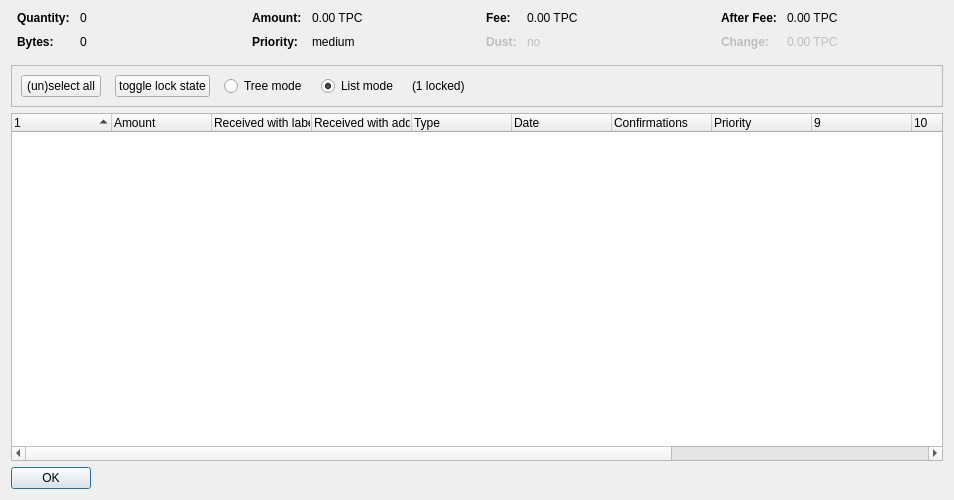
<?xml version="1.0" encoding="UTF-8"?>
<ui version="4.0">
 <class>CoinControlDialog</class>
 <widget class="QDialog" name="CoinControlDialog">
  <property name="geometry">
   <rect>
    <x>0</x>
    <y>0</y>
    <width>954</width>
    <height>500</height>
   </rect>
  </property>
  <property name="windowTitle">
   <string>Coin Selection</string>
  </property>
  <layout class="QVBoxLayout" name="verticalLayout">
   <item>
    <layout class="QHBoxLayout" name="horizontalLayoutTop" stretch="0,0,0,0">
     <property name="topMargin">
      <number>0</number>
     </property>
     <property name="bottomMargin">
      <number>10</number>
     </property>
     <item>
      <layout class="QFormLayout" name="formLayoutCoinControl1">
       <property name="horizontalSpacing">
        <number>10</number>
       </property>
       <property name="verticalSpacing">
        <number>10</number>
       </property>
       <property name="leftMargin">
        <number>6</number>
       </property>
       <property name="rightMargin">
        <number>6</number>
       </property>
       <item row="0" column="0">
        <widget class="QLabel" name="labelCoinControlQuantityText">
         <property name="font">
          <font>
           <weight>75</weight>
           <bold>true</bold>
          </font>
         </property>
         <property name="text">
          <string>Quantity:</string>
         </property>
        </widget>
       </item>
       <item row="0" column="1">
        <widget class="QLabel" name="labelCoinControlQuantity">
         <property name="cursor">
          <cursorShape>IBeamCursor</cursorShape>
         </property>
         <property name="contextMenuPolicy">
          <enum>Qt::ActionsContextMenu</enum>
         </property>
         <property name="text">
          <string notr="true">0</string>
         </property>
         <property name="textInteractionFlags">
          <set>Qt::LinksAccessibleByMouse|Qt::TextSelectableByKeyboard|Qt::TextSelectableByMouse</set>
         </property>
        </widget>
       </item>
       <item row="1" column="0">
        <widget class="QLabel" name="labelCoinControlBytesText">
         <property name="font">
          <font>
           <weight>75</weight>
           <bold>true</bold>
          </font>
         </property>
         <property name="text">
          <string>Bytes:</string>
         </property>
        </widget>
       </item>
       <item row="1" column="1">
        <widget class="QLabel" name="labelCoinControlBytes">
         <property name="cursor">
          <cursorShape>IBeamCursor</cursorShape>
         </property>
         <property name="contextMenuPolicy">
          <enum>Qt::ActionsContextMenu</enum>
         </property>
         <property name="text">
          <string notr="true">0</string>
         </property>
         <property name="textInteractionFlags">
          <set>Qt::LinksAccessibleByMouse|Qt::TextSelectableByKeyboard|Qt::TextSelectableByMouse</set>
         </property>
        </widget>
       </item>
      </layout>
     </item>
     <item>
      <layout class="QFormLayout" name="formLayoutCoinControl2">
       <property name="horizontalSpacing">
        <number>10</number>
       </property>
       <property name="verticalSpacing">
        <number>10</number>
       </property>
       <property name="leftMargin">
        <number>6</number>
       </property>
       <property name="rightMargin">
        <number>6</number>
       </property>
       <item row="0" column="0">
        <widget class="QLabel" name="labelCoinControlAmountText">
         <property name="font">
          <font>
           <weight>75</weight>
           <bold>true</bold>
          </font>
         </property>
         <property name="text">
          <string>Amount:</string>
         </property>
        </widget>
       </item>
       <item row="0" column="1">
        <widget class="QLabel" name="labelCoinControlAmount">
         <property name="cursor">
          <cursorShape>IBeamCursor</cursorShape>
         </property>
         <property name="contextMenuPolicy">
          <enum>Qt::ActionsContextMenu</enum>
         </property>
         <property name="text">
          <string notr="true">0.00 TPC</string>
         </property>
         <property name="textInteractionFlags">
          <set>Qt::LinksAccessibleByMouse|Qt::TextSelectableByKeyboard|Qt::TextSelectableByMouse</set>
         </property>
        </widget>
       </item>
       <item row="1" column="0">
        <widget class="QLabel" name="labelCoinControlPriorityText">
         <property name="font">
          <font>
           <weight>75</weight>
           <bold>true</bold>
          </font>
         </property>
         <property name="text">
          <string>Priority:</string>
         </property>
        </widget>
       </item>
       <item row="1" column="1">
        <widget class="QLabel" name="labelCoinControlPriority">
         <property name="cursor">
          <cursorShape>IBeamCursor</cursorShape>
         </property>
         <property name="contextMenuPolicy">
          <enum>Qt::ActionsContextMenu</enum>
         </property>
         <property name="text">
          <string>medium</string>
         </property>
         <property name="textInteractionFlags">
          <set>Qt::LinksAccessibleByMouse|Qt::TextSelectableByKeyboard|Qt::TextSelectableByMouse</set>
         </property>
        </widget>
       </item>
      </layout>
     </item>
     <item>
      <layout class="QFormLayout" name="formLayoutCoinControl3">
       <property name="horizontalSpacing">
        <number>10</number>
       </property>
       <property name="verticalSpacing">
        <number>10</number>
       </property>
       <property name="leftMargin">
        <number>6</number>
       </property>
       <property name="rightMargin">
        <number>6</number>
       </property>
       <item row="0" column="0">
        <widget class="QLabel" name="labelCoinControlFeeText">
         <property name="font">
          <font>
           <weight>75</weight>
           <bold>true</bold>
          </font>
         </property>
         <property name="text">
          <string>Fee:</string>
         </property>
        </widget>
       </item>
       <item row="0" column="1">
        <widget class="QLabel" name="labelCoinControlFee">
         <property name="cursor">
          <cursorShape>IBeamCursor</cursorShape>
         </property>
         <property name="contextMenuPolicy">
          <enum>Qt::ActionsContextMenu</enum>
         </property>
         <property name="text">
          <string notr="true">0.00 TPC</string>
         </property>
         <property name="textInteractionFlags">
          <set>Qt::LinksAccessibleByMouse|Qt::TextSelectableByKeyboard|Qt::TextSelectableByMouse</set>
         </property>
        </widget>
       </item>
       <item row="1" column="0">
        <widget class="QLabel" name="labelCoinControlLowOutputText">
         <property name="enabled">
          <bool>false</bool>
         </property>
         <property name="font">
          <font>
           <weight>75</weight>
           <bold>true</bold>
          </font>
         </property>
         <property name="text">
          <string>Dust:</string>
         </property>
        </widget>
       </item>
       <item row="1" column="1">
        <widget class="QLabel" name="labelCoinControlLowOutput">
         <property name="enabled">
          <bool>false</bool>
         </property>
         <property name="cursor">
          <cursorShape>IBeamCursor</cursorShape>
         </property>
         <property name="contextMenuPolicy">
          <enum>Qt::ActionsContextMenu</enum>
         </property>
         <property name="text">
          <string>no</string>
         </property>
         <property name="textInteractionFlags">
          <set>Qt::LinksAccessibleByMouse|Qt::TextSelectableByKeyboard|Qt::TextSelectableByMouse</set>
         </property>
        </widget>
       </item>
      </layout>
     </item>
     <item>
      <layout class="QFormLayout" name="formLayoutCoinControl4">
       <property name="horizontalSpacing">
        <number>10</number>
       </property>
       <property name="verticalSpacing">
        <number>10</number>
       </property>
       <property name="leftMargin">
        <number>6</number>
       </property>
       <property name="rightMargin">
        <number>6</number>
       </property>
       <item row="0" column="0">
        <widget class="QLabel" name="labelCoinControlAfterFeeText">
         <property name="font">
          <font>
           <weight>75</weight>
           <bold>true</bold>
          </font>
         </property>
         <property name="text">
          <string>After Fee:</string>
         </property>
        </widget>
       </item>
       <item row="0" column="1">
        <widget class="QLabel" name="labelCoinControlAfterFee">
         <property name="cursor">
          <cursorShape>IBeamCursor</cursorShape>
         </property>
         <property name="contextMenuPolicy">
          <enum>Qt::ActionsContextMenu</enum>
         </property>
         <property name="text">
          <string notr="true">0.00 TPC</string>
         </property>
         <property name="textInteractionFlags">
          <set>Qt::LinksAccessibleByMouse|Qt::TextSelectableByKeyboard|Qt::TextSelectableByMouse</set>
         </property>
        </widget>
       </item>
       <item row="1" column="0">
        <widget class="QLabel" name="labelCoinControlChangeText">
         <property name="enabled">
          <bool>false</bool>
         </property>
         <property name="font">
          <font>
           <weight>75</weight>
           <bold>true</bold>
          </font>
         </property>
         <property name="text">
          <string>Change:</string>
         </property>
        </widget>
       </item>
       <item row="1" column="1">
        <widget class="QLabel" name="labelCoinControlChange">
         <property name="enabled">
          <bool>false</bool>
         </property>
         <property name="cursor">
          <cursorShape>IBeamCursor</cursorShape>
         </property>
         <property name="contextMenuPolicy">
          <enum>Qt::ActionsContextMenu</enum>
         </property>
         <property name="text">
          <string notr="true">0.00 TPC</string>
         </property>
         <property name="textInteractionFlags">
          <set>Qt::LinksAccessibleByMouse|Qt::TextSelectableByKeyboard|Qt::TextSelectableByMouse</set>
         </property>
        </widget>
       </item>
      </layout>
     </item>
    </layout>
   </item>
   <item>
    <widget class="QFrame" name="frame">
     <property name="minimumSize">
      <size>
       <width>0</width>
       <height>40</height>
      </size>
     </property>
     <property name="frameShape">
      <enum>QFrame::StyledPanel</enum>
     </property>
     <property name="frameShadow">
      <enum>QFrame::Sunken</enum>
     </property>
     <layout class="QHBoxLayout" name="horizontalLayout">
      <item>
       <layout class="QHBoxLayout" name="horizontalLayoutPanel" stretch="0,0,0,0,0,0">
        <property name="spacing">
         <number>14</number>
        </property>
        <item>
         <widget class="QPushButton" name="pushButtonSelectAll">
          <property name="sizePolicy">
           <sizepolicy hsizetype="Maximum" vsizetype="Fixed">
            <horstretch>0</horstretch>
            <verstretch>0</verstretch>
           </sizepolicy>
          </property>
          <property name="text">
           <string>(un)select all</string>
          </property>
          <property name="autoDefault">
           <bool>false</bool>
          </property>
         </widget>
        </item>
        <item>
         <widget class="QPushButton" name="pushButtonToggleLock">
          <property name="sizePolicy">
           <sizepolicy hsizetype="Maximum" vsizetype="Fixed">
            <horstretch>0</horstretch>
            <verstretch>0</verstretch>
           </sizepolicy>
          </property>
          <property name="text">
           <string>toggle lock state</string>
          </property>
          <property name="autoDefault">
           <bool>false</bool>
          </property>
         </widget>
        </item>
        <item>
         <widget class="QRadioButton" name="radioTreeMode">
          <property name="sizePolicy">
           <sizepolicy hsizetype="Maximum" vsizetype="Fixed">
            <horstretch>0</horstretch>
            <verstretch>0</verstretch>
           </sizepolicy>
          </property>
          <property name="text">
           <string>Tree mode</string>
          </property>
         </widget>
        </item>
        <item>
         <widget class="QRadioButton" name="radioListMode">
          <property name="sizePolicy">
           <sizepolicy hsizetype="Maximum" vsizetype="Fixed">
            <horstretch>0</horstretch>
            <verstretch>0</verstretch>
           </sizepolicy>
          </property>
          <property name="text">
           <string>List mode</string>
          </property>
          <property name="checked">
           <bool>true</bool>
          </property>
         </widget>
        </item>
        <item>
         <widget class="QLabel" name="labelLocked">
          <property name="text">
           <string>(1 locked)</string>
          </property>
         </widget>
        </item>
        <item>
         <spacer name="horizontalSpacer">
          <property name="orientation">
           <enum>Qt::Horizontal</enum>
          </property>
          <property name="sizeHint" stdset="0">
           <size>
            <width>40</width>
            <height>20</height>
           </size>
          </property>
         </spacer>
        </item>
       </layout>
      </item>
     </layout>
    </widget>
   </item>
   <item>
    <widget class="CoinControlTreeWidget" name="treeWidget">
     <property name="contextMenuPolicy">
      <enum>Qt::CustomContextMenu</enum>
     </property>
     <property name="sortingEnabled">
      <bool>false</bool>
     </property>
     <property name="columnCount">
      <number>13</number>
     </property>
     <attribute name="headerShowSortIndicator" stdset="0">
      <bool>true</bool>
     </attribute>
     <attribute name="headerStretchLastSection">
      <bool>false</bool>
     </attribute>
     <column>
      <property name="text">
       <string/>
      </property>
     </column>
     <column>
      <property name="text">
       <string>Amount</string>
      </property>
     </column>
     <column>
      <property name="text">
       <string>Received with label</string>
      </property>
     </column>
     <column>
      <property name="text">
       <string>Received with address</string>
      </property>
     </column>
     <column>
      <property name="text">
       <string>Type</string>
      </property>
     </column>
     <column>
      <property name="text">
       <string>Date</string>
      </property>
     </column>
     <column>
      <property name="text">
       <string>Confirmations</string>
      </property>
      <property name="toolTip">
       <string>Confirmed</string>
      </property>
     </column>
     <column>
      <property name="text">
       <string>Priority</string>
      </property>
     </column>
     <column>
      <property name="text">
       <string/>
      </property>
     </column>
     <column>
      <property name="text">
       <string/>
      </property>
     </column>
     <column>
      <property name="text">
       <string/>
      </property>
     </column>
     <column>
      <property name="text">
       <string/>
      </property>
     </column>
     <column>
      <property name="text">
       <string/>
      </property>
     </column>
    </widget>
   </item>
   <item>
    <widget class="QDialogButtonBox" name="buttonBox">
     <property name="sizePolicy">
      <sizepolicy hsizetype="Maximum" vsizetype="Fixed">
       <horstretch>0</horstretch>
       <verstretch>0</verstretch>
      </sizepolicy>
     </property>
     <property name="orientation">
      <enum>Qt::Horizontal</enum>
     </property>
     <property name="standardButtons">
      <set>QDialogButtonBox::Ok</set>
     </property>
    </widget>
   </item>
  </layout>
 </widget>
 <customwidgets>
  <customwidget>
   <class>CoinControlTreeWidget</class>
   <extends>QTreeWidget</extends>
   <header>coincontroltreewidget.h</header>
  </customwidget>
 </customwidgets>
 <resources/>
 <connections/>
</ui>
